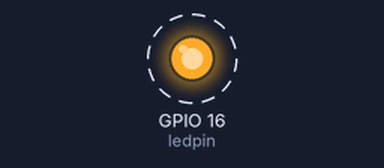
Recording of a program running on a simulated Raspberry Pi (BCM pin numbers). Shown: output pins drawn as LEDs (lit = HIGH). Dashed ring = blinking.

Above: at 0.5 s.
Timing chart, 0 to 4.6 s (numbered marks = the images above):
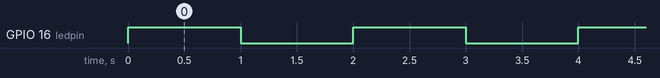

Measured:
- by itself, GPIO 16 (ledpin): alternates HIGH for 1.0 s and LOW for 1.0 s

The program:

LED_Blink.py
```python
# LED Blinking using Raspberry Pi

import RPi.GPIO as GPIO # Module to control the GPIO on a Raspberry Pi
import time # Provides various time-related functions
GPIO.setwarnings(False) # Disable warnings

# ledpin = 36 # Selecting a pin to be used for connecting LED
ledpin = 16

# GPIO.setmode(GPIO.BOARD) # Physical pin number numbering scheme is followed
GPIO.setmode(GPIO.BCM) # For GPIO numbering, choose BCM

GPIO.setup(ledpin, GPIO.OUT) # Selected pin is configured as output

while True:
    GPIO.output(ledpin, True) # Turn the LED ON
    time.sleep(1) # Sleep for 1 Second
    GPIO.output(ledpin, False) # Turn the LED OFF
    time.sleep(1) # Sleep for 1 Second

GPIO.cleanup() # Clear GPIO pins
```
